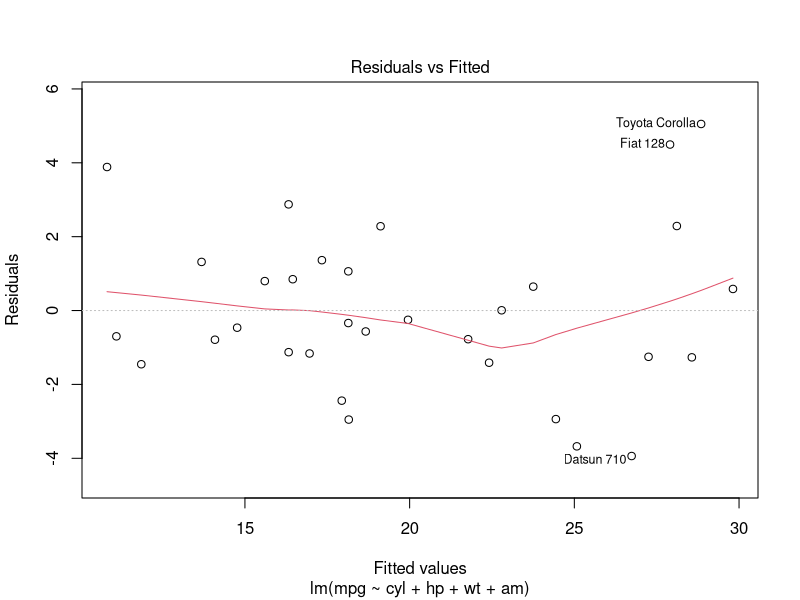
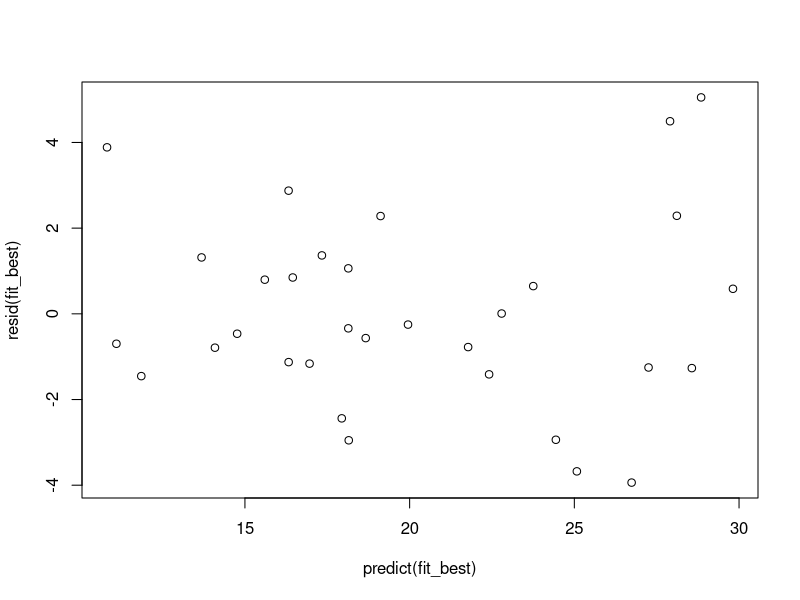
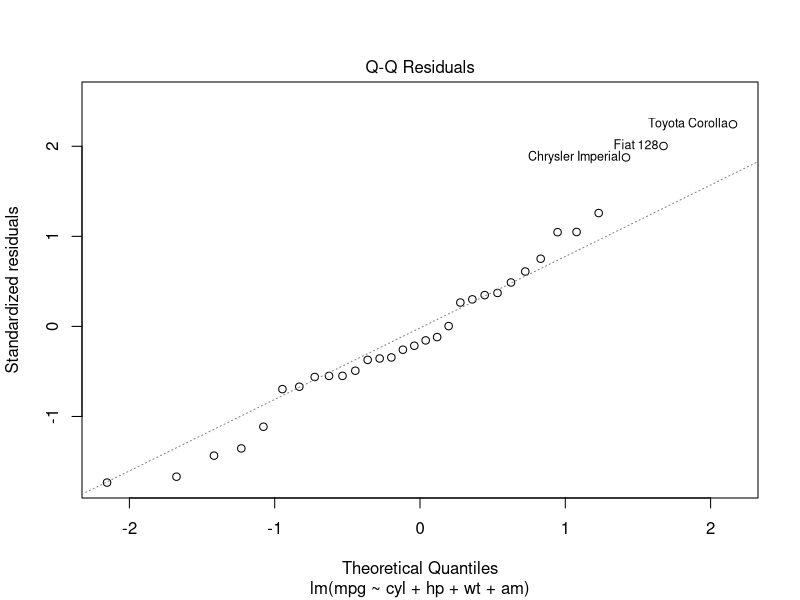

These figures' R source, in order:
## ---- chunk 1
knitr::opts_chunk$set(echo = TRUE)
## ---- chunk 2
suppressMessages(library(car))
data(mtcars)
dim(mtcars)
str(mtcars)
## ---- chunk 3
mtcars$cyl<-factor(mtcars$cyl)
mtcars$vs<-factor(mtcars$vs)
levels(mtcars$vs)<-c("-Vshaped","-straight")
mtcars$am<-factor(mtcars$am)
levels(mtcars$am)<-c("-auto","-manual")
mtcars$gear<-factor(mtcars$gear)
mtcars$carb<-factor(mtcars$carb)
## ---- chunk 4
fit1<-lm(mpg~am,mtcars)
## ---- chunk 5
fitall<-lm(mpg~.,mtcars)
## ---- chunk 6
fit_best<-lm(mpg~cyl+hp+wt+am,mtcars)
anova(fit1,fit_best,fitall)
shapiro.test(resid(fit_best))
## ---- chunk 7
str(mtcars)
## ---- chunk 8
summary(fit1)
## ---- chunk 9
summary(fitall)
vif(fitall)
## ---- chunk 10
summary(fit_best)
plot(fit_best,1)
plot(predict(fit_best),resid(fit_best))
plot(fit_best,2)
## ---- chunk 11
step(fitall)
